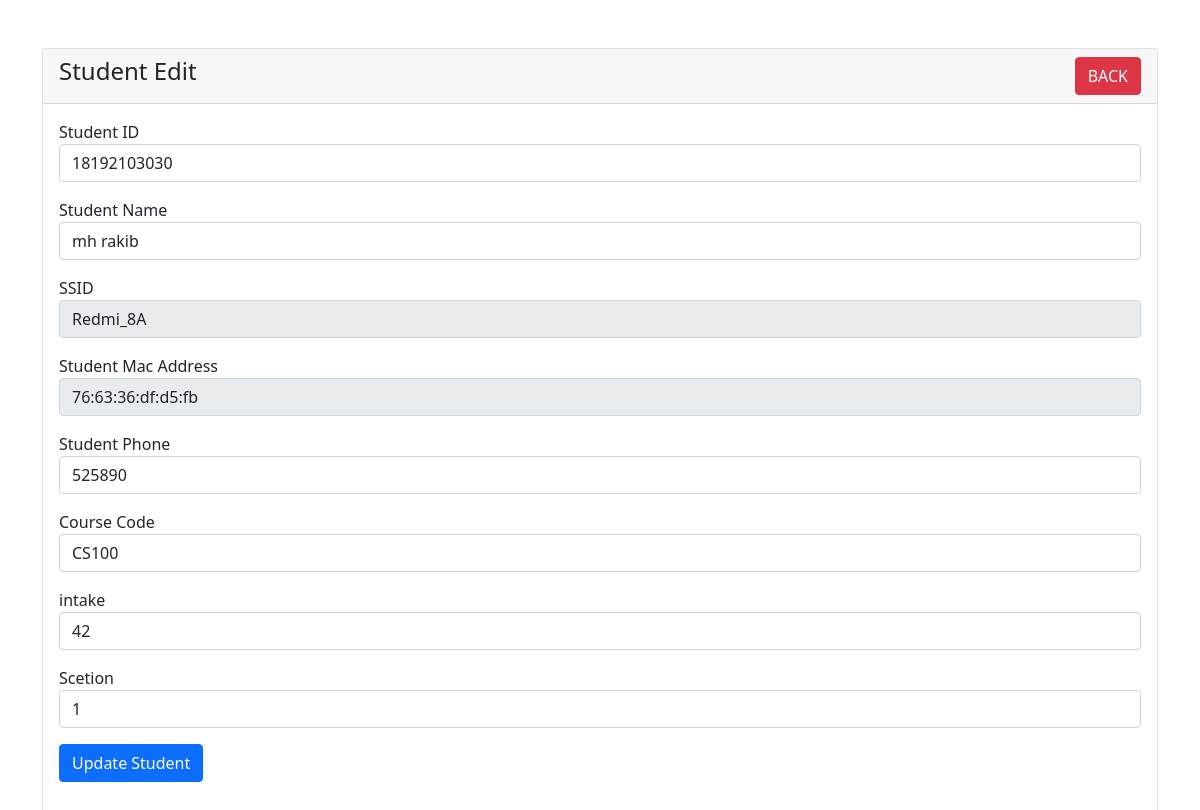
The page /student-edit.php?id=0 on the database its author committed.
### tables this page shows
CREATE TABLE `students` (
  `id` int(11) NOT NULL,
  `sid` varchar(11) DEFAULT NULL,
  `name` varchar(191) DEFAULT NULL,
  `ssid` varchar(100) NOT NULL,
  `macAddress` varchar(191) NOT NULL,
  `phone` varchar(191) NOT NULL,
  `course` varchar(191) NOT NULL,
  `intake` text NOT NULL,
  `sec` text NOT NULL
);

### student-edit.php (the view, shortened to what this page needs)
<?php
require 'dbcon.php';
?>
<!doctype html>
<html lang="en">
  <head>
    <link href="https://cdn.jsdelivr.net/npm/bootstrap@5.1.3/dist/css/bootstrap.min.css" rel="stylesheet">
</head>
<body>
    <div class="container mt-5">
        <div class="row">
            <div class="col-md-12">
                <div class="card">
                    <div class="card-header">
                        <h4>Student Edit
                            <a href="student-details.php" class="btn btn-danger float-end">BACK</a>
                        </h4>
                    </div>
                    <div class="card-body">
                        <?php
                        if(isset($_GET['id']))
                        {
                            $student_id = mysqli_real_escape_string($con, $_GET['id']);
                            $query = "SELECT * FROM students WHERE id='$student_id' ";
                            $query_run = mysqli_query($con, $query);
                            if(mysqli_num_rows($query_run) > 0)
                            {
                                $student = mysqli_fetch_array($query_run);
                                ?>
                                <form action="code.php" method="POST">
                                    <div class="mb-3">
                                        <label>Student ID</label>
                                        <input type="text" name="sid" value="<?= $student['sid']; ?>" class="form-control">
                                    </div>
                                    <div class="mb-3">
                                        <label>Student Name</label>
                                        <input type="text" name="name" value="<?=$student['name'];?>" class="form-control">
                                    </div>
                                    <div class="mb-3">
                                        <label>SSID</label>
                                        <input type="text" name="ssid" value="<?=$student['ssid'];?>" readonly="true" class="form-control">
                                    </div>
                                    <div class="mb-3">
                                        <label>Student Mac Address</label>
                                        <input type="text" name="macAddress" value="<?=$student['macAddress'];?>" readonly="true" class="form-control">
                                    </div>
                                    <div class="mb-3">
                                        <label>Student Phone</label>
                                        <input type="text" name="phone" value="<?=$student['phone'];?>" class="form-control">
                                    </div>
                                    <div class="mb-3">
                                        <label>Course Code</label>
                                        <input type="text" name="course" value="<?=$student['course'];?>" class="form-control">
                                    </div>
                                    <div class="mb-3">
                                        <label>intake</label>
                                        <input type="text" name="intake" value="<?=$student['intake'];?>" class="form-control">
                                    </div>
                                    <div class="mb-3">
                                        <label>Scetion</label>
                                        <input type="text" name="sec" value="<?=$student['sec'];?>" class="form-control">
                                    </div>
                                    <div class="mb-3">
                                        <button type="submit" name="update_student" class="btn btn-primary">
                                            Update Student
                                        </button>
                                    </div>
                                </form>
                                <?php
                            }
                            else
                            {
                                echo "<h4>No Such Id Found</h4>";
                            }
                        }
                        ?>
                    </div>
                </div>
            </div>
        </div>
    </div>
</body>
</html>

### rows shown on the page
students: sid "18192103030", name "mh rakib", ssid "Redmi_8A", macAddress "76:63:36:df:d5:fb", phone "525890", course "CS100", intake "42", sec "1"
